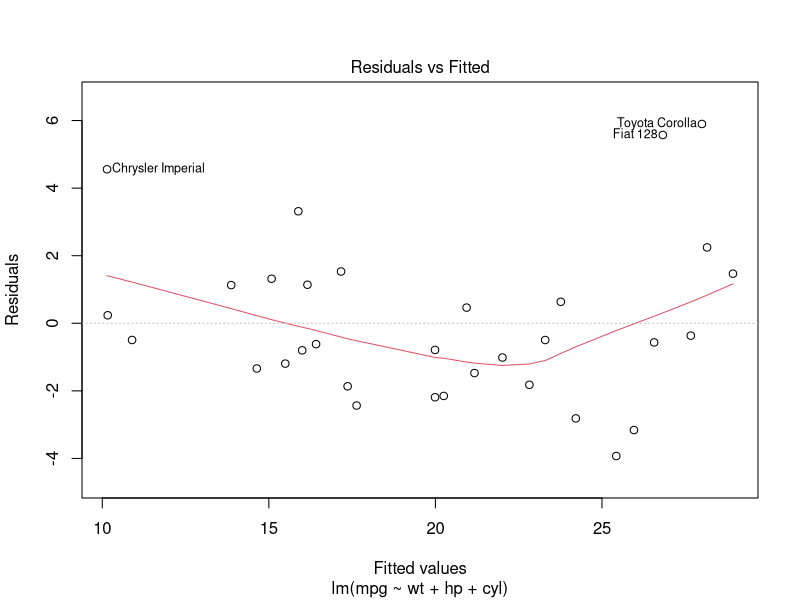
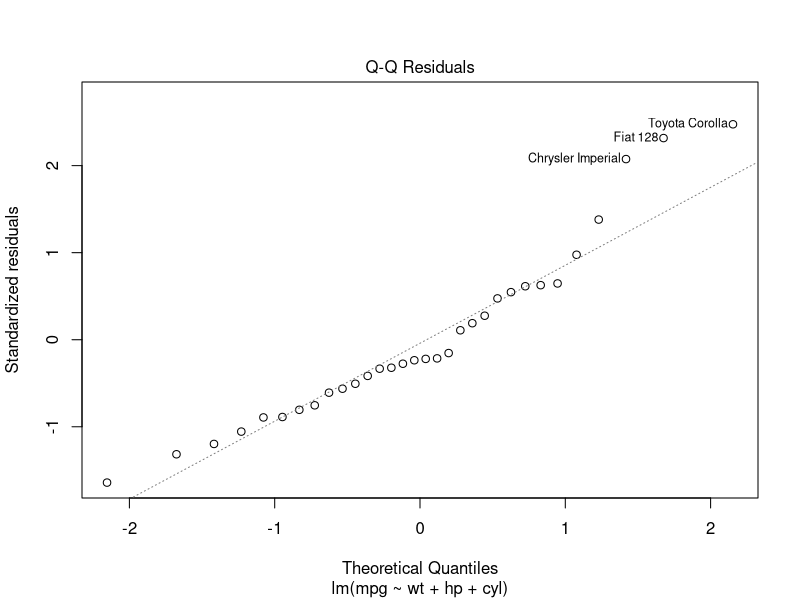
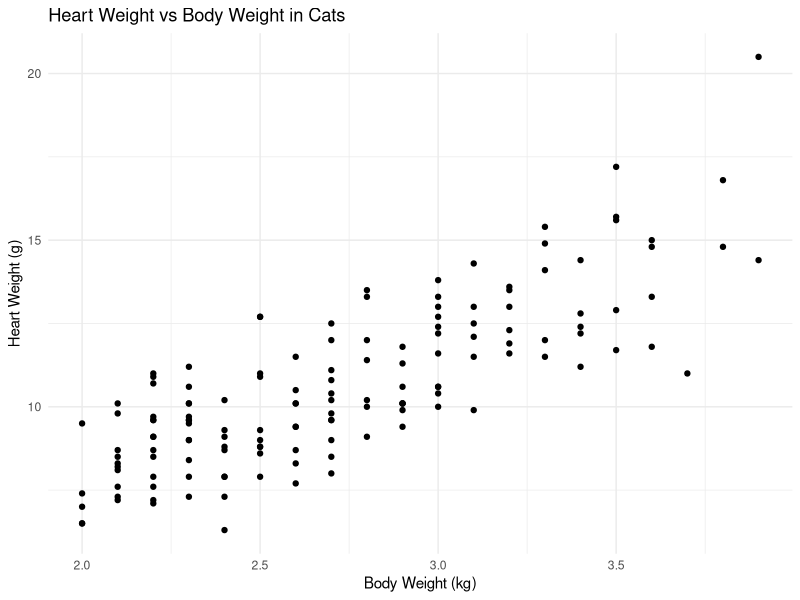
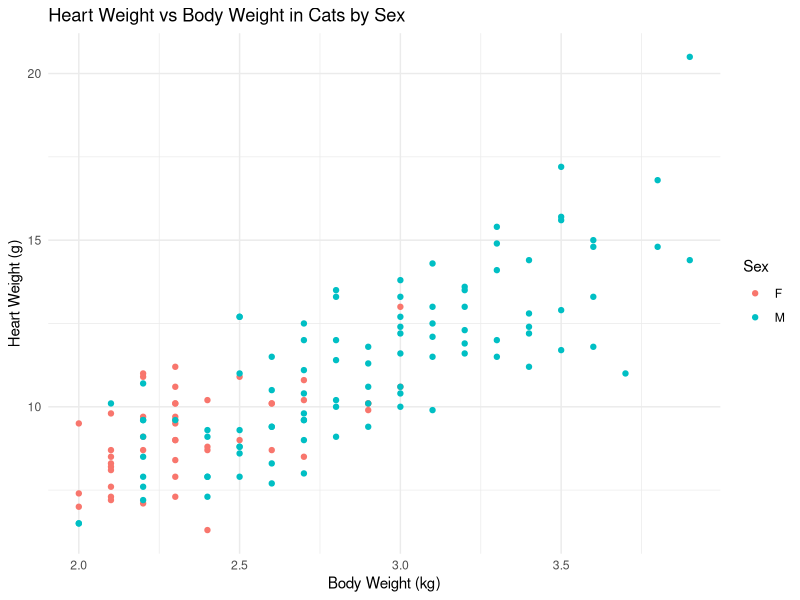
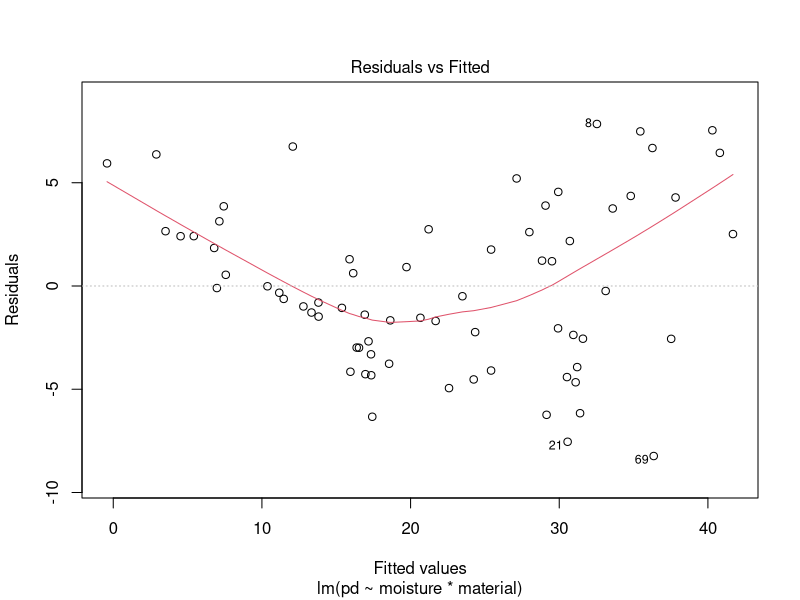
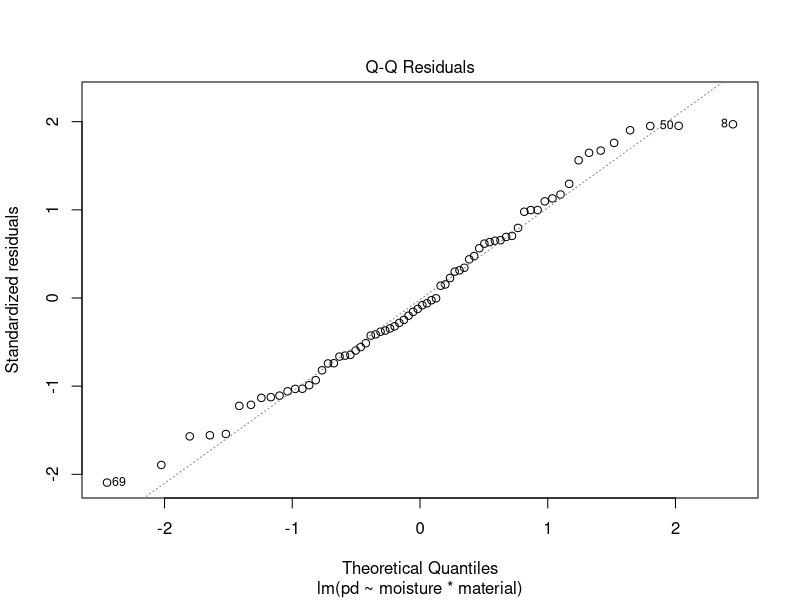
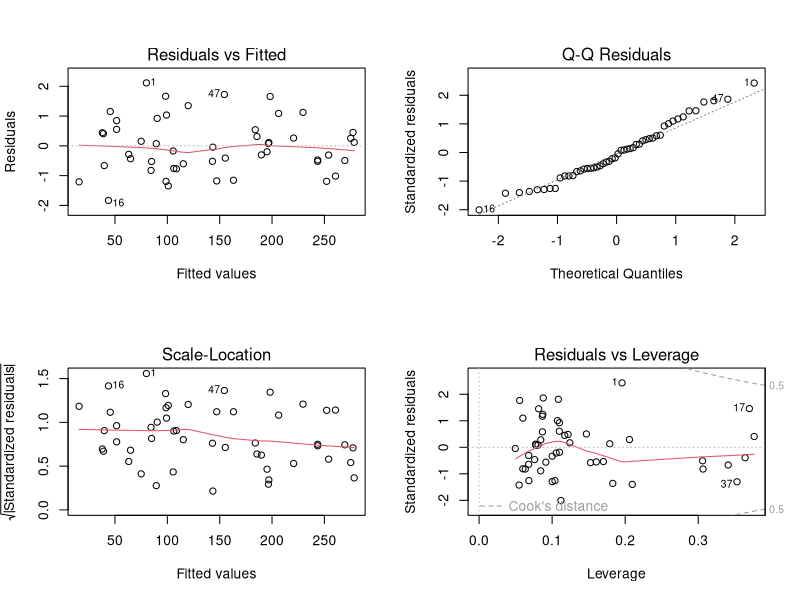

The R source for these figures, in order:
## ---- chunk 1
knitr::opts_chunk$set(echo=T,eval=T,message=F,warning=F,fig.align='center')
library(tidyverse)
## ---- chunk 2
head(mtcars, 10)
knitr::kable(head(mtcars, 10))
## ---- chunk 3
lm.mtcars <- lm(mpg ~ wt + hp + cyl, data = mtcars)
plot(lm.mtcars, ask = FALSE, which = 1:2)
## ---- chunk 4
summary(lm.mtcars)
## ---- chunk 5
confint(lm.mtcars, level = 0.95)
## ---- chunk 6
library(MASS)
head(cats)
## ---- chunk 7
library(ggplot2)
ggplot(cats, aes(x = Bwt, y = Hwt)) +
  geom_point() +
  labs(
    title = "Heart Weight vs Body Weight in Cats",
    x = "Body Weight (kg)",
    y = "Heart Weight (g)"
  ) +
  theme_minimal()
## ---- chunk 8
lm.cats <- lm(Hwt ~ Bwt, data = cats)
summary(lm.cats)
## ---- chunk 9
library(ggplot2)
ggplot(cats, aes(x = Bwt, y = Hwt, color = Sex)) +
  geom_point() +
  labs(
    title = "Heart Weight vs Body Weight in Cats by Sex",
    x = "Body Weight (kg)",
    y = "Heart Weight (g)"
  ) +
  theme_minimal()
## ---- chunk 10
lm.cats.interaction <- lm(Hwt ~ Bwt * Sex, data = cats)
summary(lm.cats.interaction)
## ---- chunk 11
clay_data <- read.csv("clay_sample.csv")
lm_clay <- lm(pd ~ moisture * material, data = clay_data)
## ---- chunk 12
summary(lm_clay)
## ---- chunk 13
plot(lm_clay, which = 1:2)
## ---- chunk 14
mult_data <- read.csv("multData.csv")
lm_mult <- lm(Y ~ X1 + X2, data = mult_data)
summary(lm_mult)
## ---- chunk 15
lm_mult_interaction <- lm(Y ~ X1 * X2, data = mult_data)
summary(lm_mult_interaction)
## ---- chunk 16
lm_mult_interaction_X3 <- lm(Y ~ X1 * X2 + X3, data = mult_data)
summary(lm_mult_interaction_X3)
## ---- chunk 17
lm_mult_higher_order <- lm(Y ~ X1 * X2 + X3 + I(X3^2) + I(X3^3), data = mult_data)
summary(lm_mult_higher_order)
par(mfrow = c(2, 2))
plot(lm_mult_higher_order)
